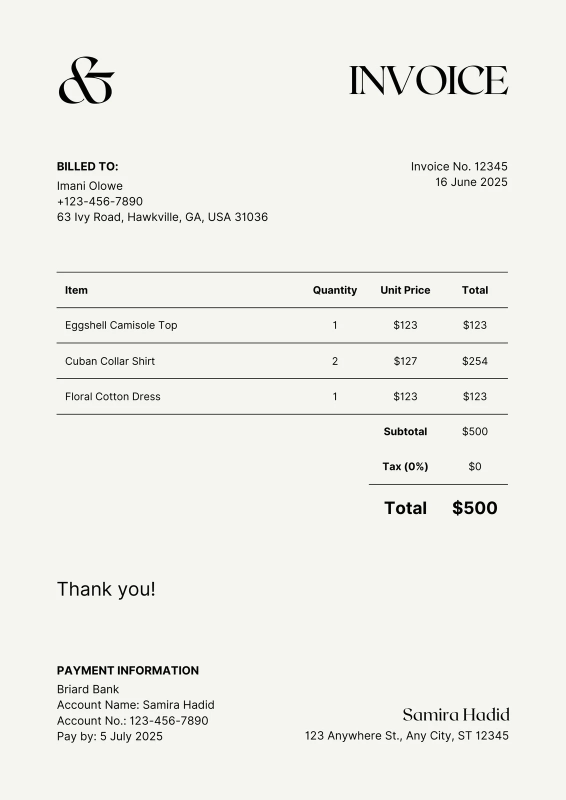
#> input picture multilanguage_invoice_extractor-main/Sample Invoices/1131w-zvoLwRH8Wys.webp, 1131 x 1600 px (shown at 1/2 size)
$ python -i contours.py   (imports and definitions only)
#> lines starting #> are read from the running program, lines starting #| are printed output that depends on the picture; after the words box and inside, x2 and y2 are one past the last pixel; in counts of white or black regions, pixels touching at a corner belong together
import cv2
import os
import shutil
import sys

# Get the value of n from the command line (default to 999)
n = int(sys.argv[1]) if len(sys.argv) > 1 else 777
print_output = True if len(sys.argv) <= 1 else False

# Create the "contours" subdirectory if it doesn't exist
# [2 lines not run here, left out]

def detect_image_type(image_path):
    try:
        img = cv2.imread(image_path)
#> img is the input picture: shape (1600, 1131, 3); mean B, G, R 234.7, 239.6, 239.6
        if img is None:
            if print_output:
                print(f"Error: Failed to read {image_path}")
            return
        gray = cv2.cvtColor(img, cv2.COLOR_BGR2GRAY)
        blur = cv2.GaussianBlur(gray, (5, 5), 0)
        edges = cv2.Canny(blur, 50, 200)
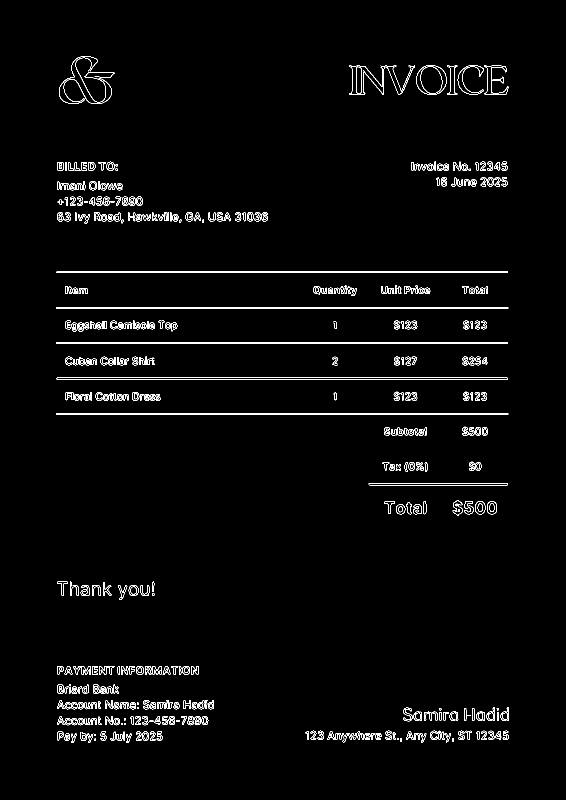
#> edges: shape (1600, 1131) (shown at 1/2 size); 2.1% white in thin lines or dots, all inside (x1, y1, x2, y2) = (112, 112, 1018, 1486)
        contours, hierarchy = cv2.findContours(edges, cv2.RETR_EXTERNAL, cv2.CHAIN_APPROX_SIMPLE)
#> contours = 409 contours, 118 with area under 20; largest, box (x1, y1, x2, y2) and area: (832, 130, 893, 190) 2837, (113, 684, 1016, 688) 2706, (113, 755, 1016, 759) 2705, (113, 542, 1016, 546) 2703, (112, 827, 1017, 830) 1806
        if print_output:
            print(f"{image_path} has {len(contours)} contours.")
        if len(contours) > n:
            shutil.move(image_path, os.path.join("contours", os.path.basename(image_path)))
    except cv2.error as e:
        if print_output:
            print(f"Error processing {image_path}: {str(e)}")

# [4 lines not run here, left out]


'''
This script performs the following tasks:

Imports necessary libraries: cv2 for image processing, os for operating system-related functions, shutil for file operations, and sys for command line arguments.

Reads the value of n from the command line argument (defaulting to 777 if not provided). It also checks if the print_output flag is set based on the command line argument.

Creates a subdirectory named "contours" if it doesn't already exist.

Defines a function detect_image_type(image_path) which takes an image path as input and performs the following steps:

Reads the image using cv2.imread.
Checks if the image is valid. If not, it prints an error message (if print_output is set) and returns.
Converts the image to grayscale using cv2.cvtColor.
Applies Gaussian blur to the grayscale image using cv2.GaussianBlur.
Detects edges in the blurred image using the Canny edge detection algorithm with specified thresholds.
Finds contours in the edge image using cv2.findContours.
Prints the number of contours (if print_output is set).
If the number of contours is greater than n, it moves the image to the "contours" subdirectory using shutil.move.
Iterates through all files in the current directory using os.listdir(".").

For each file with a ".jpg" or ".png" extension, it constructs the image path and calls the detect_image_type function.
The script essentially detects the number of contours in each image file (JPEG or PNG) in the current directory. If the number of contours exceeds the specified threshold n, it moves the image to a subdirectory called "contours". The print_output flag determines whether or not to print the number of contours for each image.


'''

>>> result = detect_image_type('../../../multilanguage_invoice_extractor-main/Sample Invoices/1131w-zvoLwRH8Wys.webp')

$ run again, on multilanguage_invoice_extractor-main/Sample Invoices/english_invoice.png
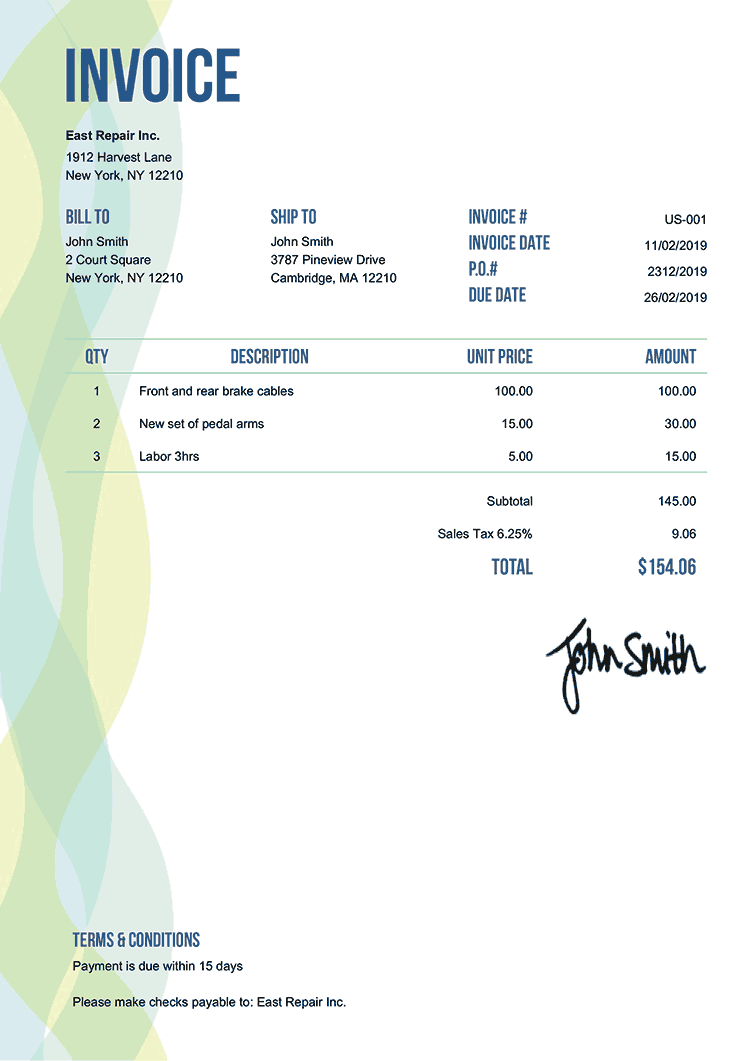
#> input picture multilanguage_invoice_extractor-main/Sample Invoices/english_invoice.png, 750 x 1061 px
#> in detect_image_type, img is the input picture: shape (1061, 750, 3); mean B, G, R 241, 245.2, 240.7
#> in detect_image_type, `gray = cv2.cvtColor(img, cv2.COLOR_BGR2GRAY)`:
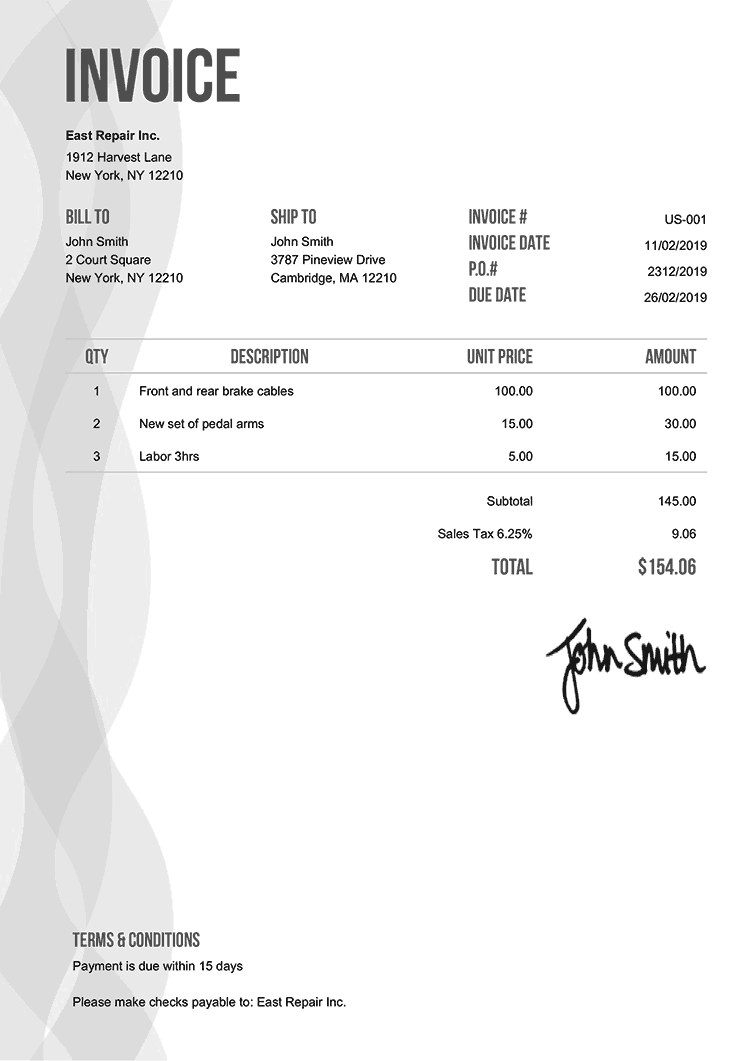
#> gray: shape (1061, 750); min 24, max 255, mean 243.4
#> in detect_image_type, `edges = cv2.Canny(blur, 50, 200)`:
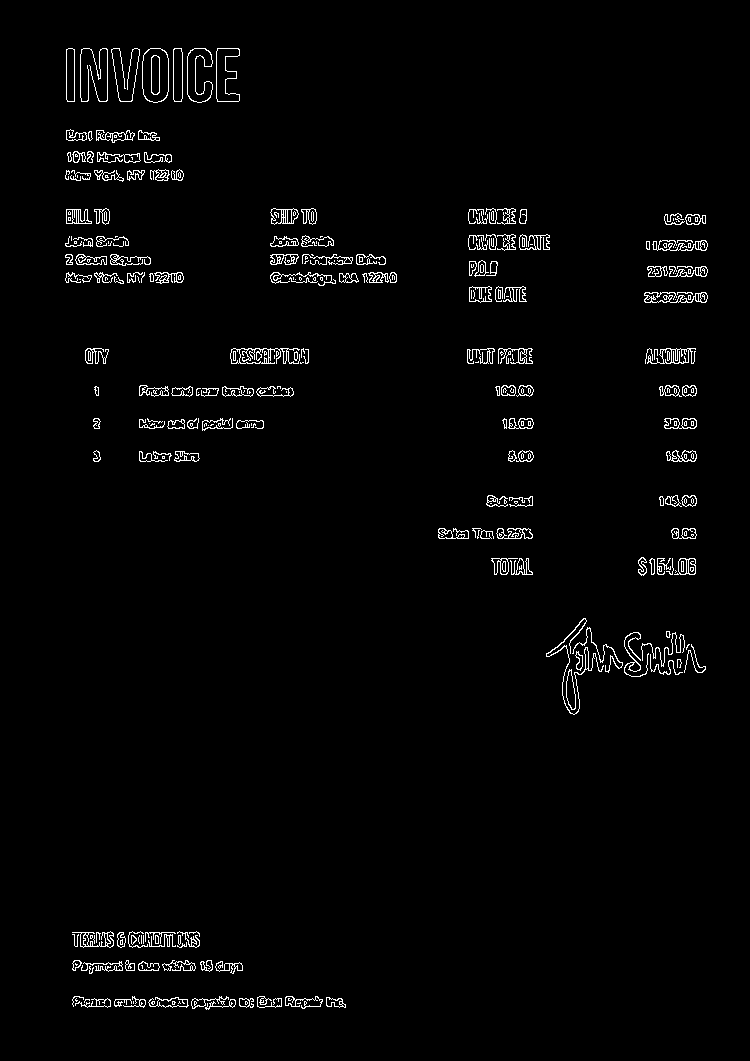
#> edges: shape (1061, 750); 2.1% white in thin lines or dots, all inside (x1, y1, x2, y2) = (65, 48, 708, 1010)
#> contours = 260 contours, 136 with area under 20; largest, box (x1, y1, x2, y2) and area: (142, 48, 169, 103) 1272, (187, 48, 213, 103) 786, (216, 48, 240, 102) 770, (230, 348, 300, 364) 621, (173, 48, 183, 102) 469

$ run again, on multilanguage_invoice_extractor-main/Sample Invoices/german_invoice.jpeg
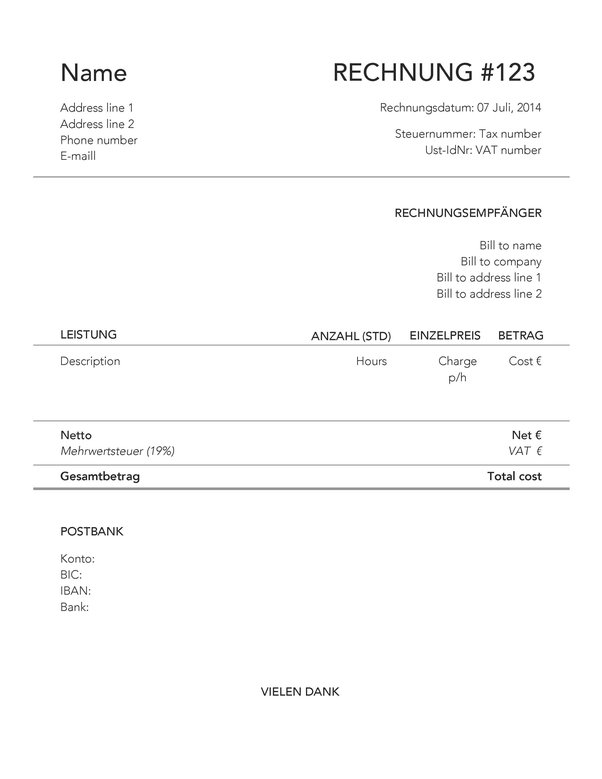
#> input picture multilanguage_invoice_extractor-main/Sample Invoices/german_invoice.jpeg, 602 x 779 px
#> in detect_image_type, img is the input picture: shape (779, 602, 3); min 0, max 255, mean 250.8
#> in detect_image_type, `edges = cv2.Canny(blur, 50, 200)`:
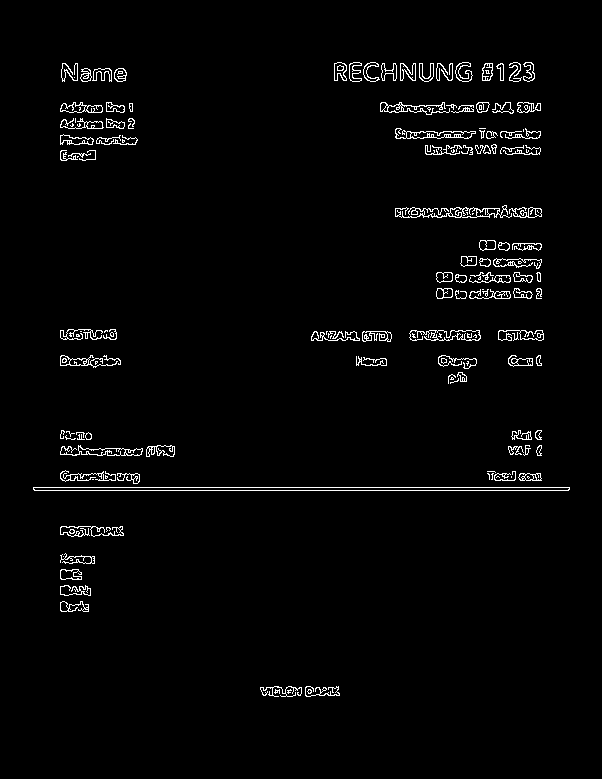
#> edges: shape (779, 602); 2.3% white in thin lines or dots, all inside (x1, y1, x2, y2) = (33, 62, 570, 697)
#> contours = 149 contours, 74 with area under 20; largest, box (x1, y1, x2, y2) and area: (33, 487, 570, 491) 1607, (395, 205, 512, 218) 471, (395, 128, 476, 139) 400, (60, 445, 143, 456) 384, (409, 330, 481, 341) 382
